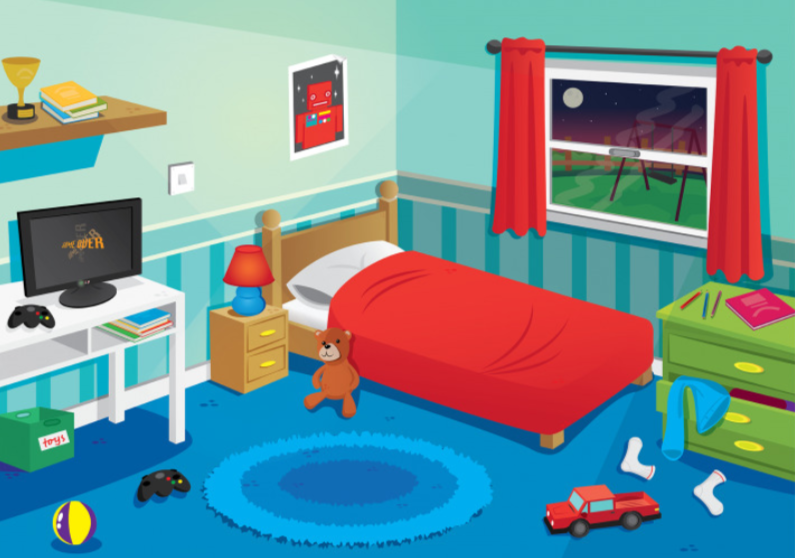
#> input picture computer-vision/room.png, 795 x 558 px
$ python object_detection.py
#> lines starting #> are read from the running program, lines starting #| are printed output that depends on the picture; after the words box and inside, x2 and y2 are one past the last pixel; in counts of white or black regions, pixels touching at a corner belong together
# Convert to grayscale and threshold
import cv2 as cv

img = cv.imread("room.png")
#> img is the input picture: shape (558, 795, 3); mean B, G, R 149.8, 146.6, 117.7
print(img.shape)  # (height, width, channels)
#| (558, 795, 3)

gray = cv.cvtColor(img, cv.COLOR_BGR2GRAY)
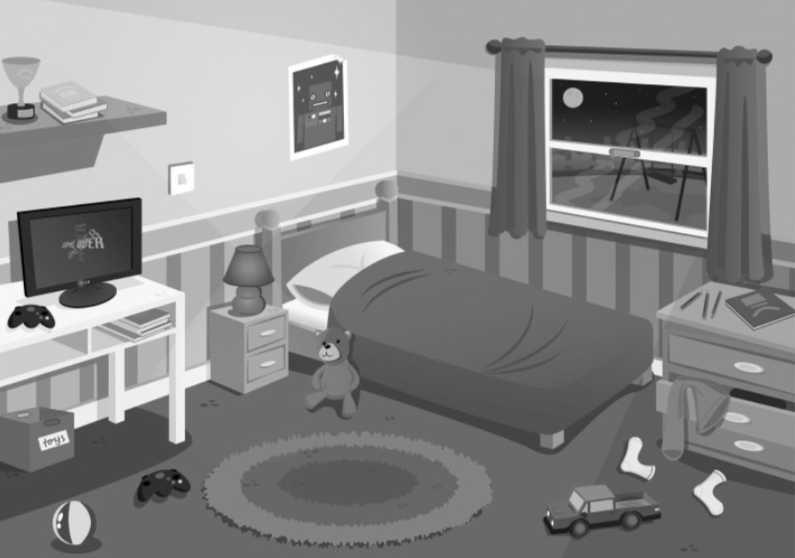
#> gray: shape (558, 795); min 1, max 255, mean 138.3
_, thresh = cv.threshold(gray, 120, 255, cv.THRESH_BINARY)
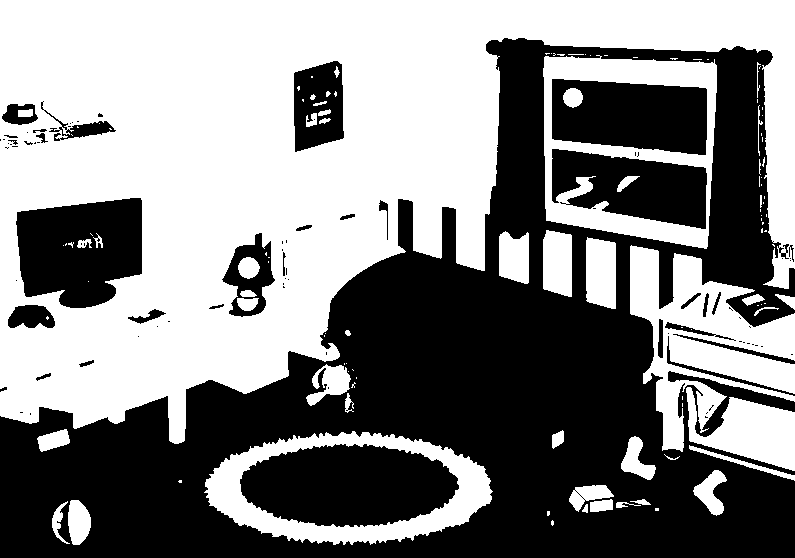
#> thresh: shape (558, 795); 51.8% white; 85 black regions (54 under 20 px)

# Find contours
contours, _ = cv.findContours(thresh, cv.RETR_TREE, cv.CHAIN_APPROX_SIMPLE)
#> contours = 229 contours, 153 with area under 20; largest, box (x1, y1, x2, y2) and area: (0, 0, 795, 444) 192698, (543, 55, 717, 249) 29274, (204, 431, 493, 545) 24215, (630, 245, 795, 452) 15333, (239, 443, 460, 528) 14128

# Draw contours
for cnt in contours:
    area = cv.contourArea(cnt)
    if area > 1000:  # filter small noise
        cv.drawContours(img, [cnt], -1, (0, 255, 0), 2)
#> this loop made 229 passes
#> area on passes 4 to 6: 23.5, 33, 205.5
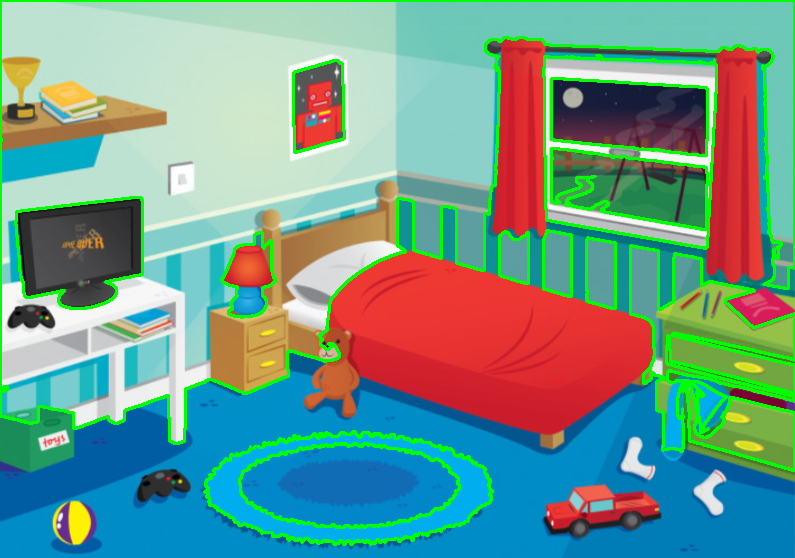
#> img: shape (558, 795, 3); 6.96% of pixels changed, all inside (x1, y1, x2, y2) = (0, 0, 795, 546)

cv.imshow("Detected Objects", img)
cv.waitKey(0)
